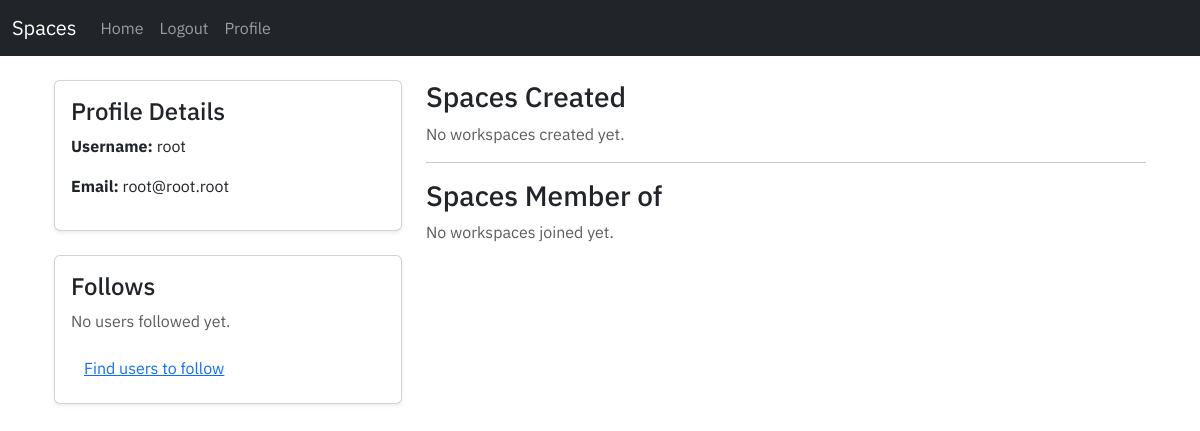
Before: /user/profile/ (signed in) with the older database file.
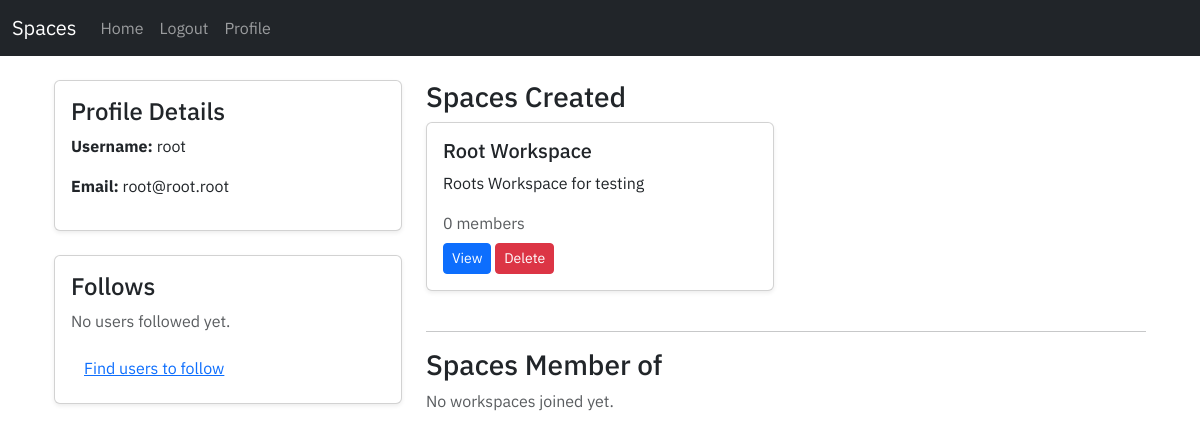
After: the same page with the newer database file.
### workspace/models.py (models this page shows, shortened)
class Workspace(models.Model):
    name = models.CharField(max_length=255)
    description = models.TextField(blank=True, null=True)
    creator = models.ForeignKey(User, on_delete=models.CASCADE, related_name='created_workspaces')
    members = models.ManyToManyField(User, related_name='workspaces')
    created_at = models.DateTimeField(auto_now_add=True)

### user/views.py (the view)
# urls.py: path('profile/', views.user_profile_view, name='profile'),
def user_profile_view(request):
    user = request.user
    user_spaces = Workspace.objects.filter(creator=user)
    spaces_member = Workspace.objects.filter(Q(members=user))
    context = {
        'user': user,
        'user_spaces': user_spaces,
        'spaces_member': spaces_member,
    }
    if user is not None:
        return render(request, 'user/profile.html', context=context)
    else:
        return redirect('login')

### user/templates/user/profile.html (shortened to what this page needs)
{% extends 'user/base.html' %}
{% block content %}
<div class="container mt-4">
    <div class="row">
        <div class="col-md-4">
            <div class="card shadow-sm mb-4">
                <div class="card-body">
                    <h4 class="card-title">Profile Details</h4>
                    <p><strong>Username:</strong> {{ user.username }}</p>
                    <p><strong>Email:</strong> {{ user.email }}</p>
                </div>
            </div>
            <div class="card shadow-sm mb-4">
                <div class="card-body">
                    <h4 class="card-title">Follows</h4>
                    {% if user.profile.follows.all %}
                        <ul class="list-group list-group-flush">
                            {% for profile in user.profile.follows.all %}
                                <li class="list-group-item">{{ profile.user.username }}</li>
                            {% endfor %}
                        </ul>
                    {% else %}
                        <p class="text-muted">No users followed yet.</p>
                    {% endif %}
                    <a href="{% url 'search' %}" class="btn btn-link">Find users to follow</a>
                </div>
            </div>
        </div>
        <div class="col-md-8">
            <h3>Spaces Created</h3>
            {% if user_spaces %}
                <div class="row">
                    {% for workspace in user_spaces %}
                        <div class="col-md-6 mb-4">
                            <div class="card shadow-sm h-100">
                                <div class="card-body">
                                    <h5 class="card-title">{{ workspace.name }}</h5>
                                    <p class="card-text">{{ workspace.description }}</p>
                                    <span class="text-muted">{{ workspace.members.count }} members</span>
                                    <div class="mt-2">
                                        <a href="{% url 'workspace' workspace.id %}" class="btn btn-primary btn-sm">View</a>
                                        {% if workspace.creator == user %}
                                            <a href="{% url 'delete-workspace' workspace.id %}" class="btn btn-danger btn-sm">Delete</a>
                                        {% endif %}
                                    </div>
                                </div>
                            </div>
                        </div>
                    {% endfor %}
                </div>
            {% else %}
                <p class="text-muted">No workspaces created yet.</p>
            {% endif %}
            <hr>
            <h3>Spaces Member of</h3>
            {% if spaces_member %}
                <div class="row">
                    {% for workspace in spaces_member %}
                        <div class="col-md-6 mb-4">
                            <div class="card shadow-sm h-100">
                                <div class="card-body">
                                    <h5 class="card-title">{{ workspace.name }}</h5>
                                    <p class="card-text">{{ workspace.description }}</p>
                                    <span class="text-muted">{{ workspace.members.count }} members</span>
                                    <div class="mt-2">
                                        <a href="{% url 'workspace' workspace.id %}" class="btn btn-primary btn-sm">View</a>
                                        {% if workspace.creator == user %}
                                            <a href="{% url 'delete-workspace' workspace.id %}" class="btn btn-danger btn-sm">Delete</a>
                                        {% endif %}
                                    </div>
                                </div>
                            </div>
                        </div>
                    {% endfor %}
                </div>
            {% else %}
                <p class="text-muted">No workspaces joined yet.</p>
            {% endif %}
        </div>
    </div>
</div>
{% endblock %}

### user/templates/user/base.html (shortened to what this page needs)
<!DOCTYPE html>
<html lang="en">
<head>
    <link href="https://cdn.jsdelivr.net/npm/bootstrap@5.3.0-alpha3/dist/css/bootstrap.min.css" rel="stylesheet">
     {% load static %}
     <link rel="stylesheet" href="{% static 'user/style.css' %}">
</head>
<body>
    <nav class="navbar navbar-expand-lg navbar-dark bg-dark">
        <div class="container-fluid">
            <a class="navbar-brand" href="{% url 'home' %}">Spaces</a>
            <div class="collapse navbar-collapse" id="navbarNav">
                <ul class="navbar-nav">
                    <li class="nav-item">
                        <a class="nav-link" href="{% url 'home' %}">Home</a>
                    </li>
                    {% if user.is_authenticated %}
                    <li class="nav-item">
                        <a class="nav-link" href="{% url 'logout' %}">Logout</a>
                    </li>
                    <li class="nav-item">
                        <a class="nav-link" href="{% url 'profile' %}">Profile</a>
                    </li>
                    {% else %}
                    <li class="nav-item">
                        <a class="nav-link" href="{% url 'login' %}">Login</a>
                    </li>
                    {% endif %}
                </ul>
            </div>
        </div>
    </nav>
    <div class="container mt-4">
        {% block content %}
        {% endblock %}
    </div>
</body>
</html>

### user/static/user/style.css (style rules this page uses)
* { font-family: 'IBM Plex Sans', serif; }

Changed rows visible on the page:
added Workspace: name "Root Workspace", description "Roots Workspace for testing", members.count "0", shows "Delete"
Other visible differences:
text no longer shown: "No workspaces created yet."
